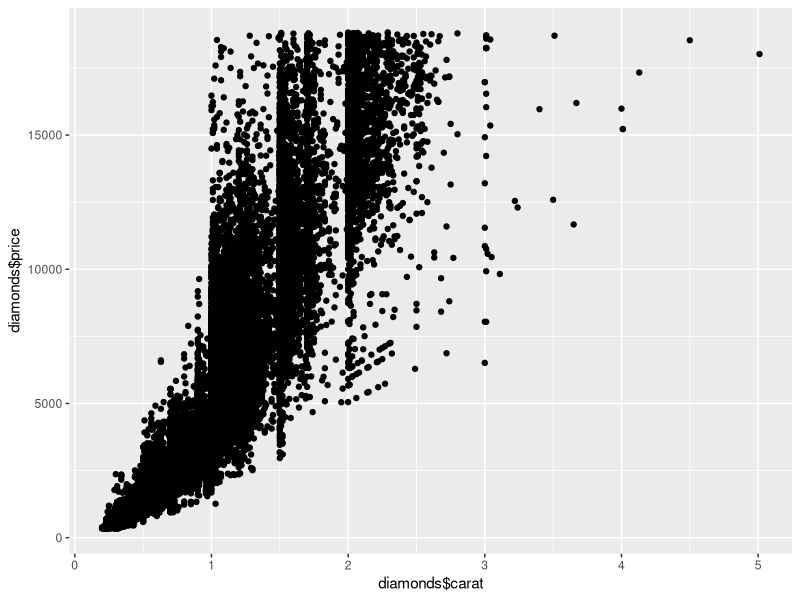
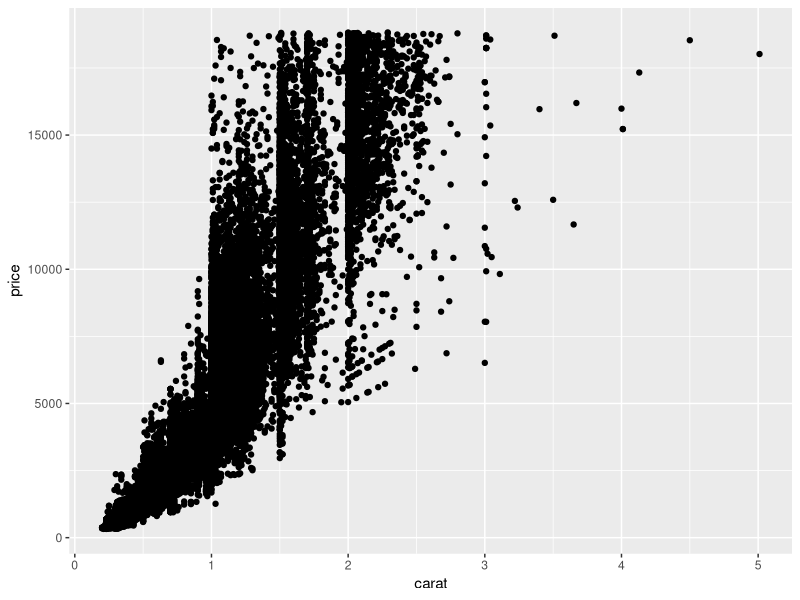
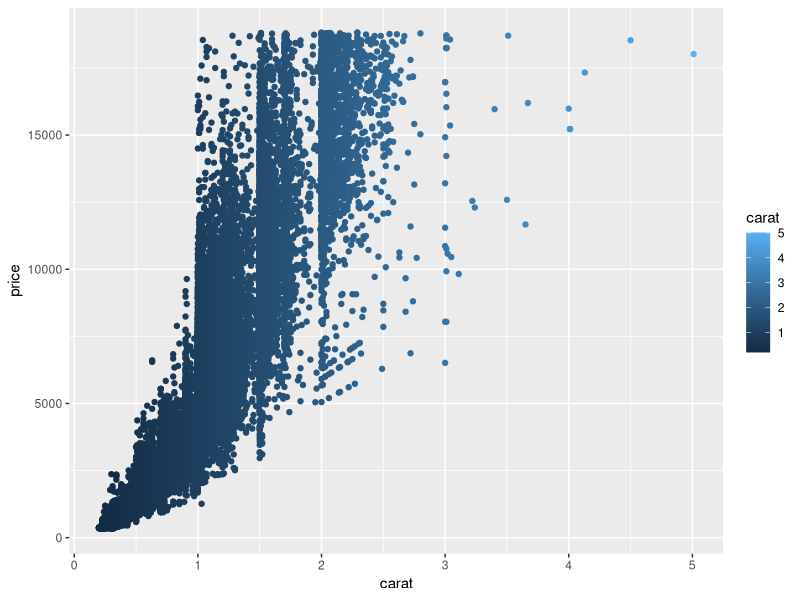
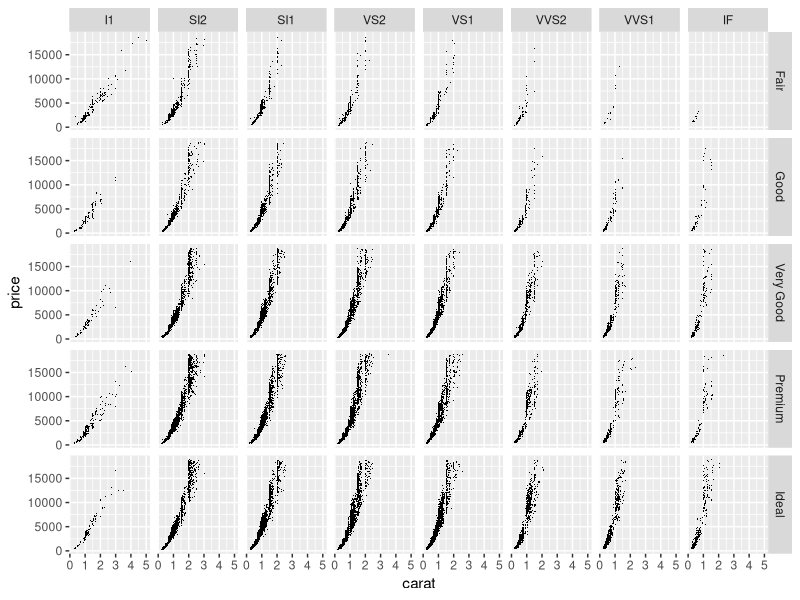
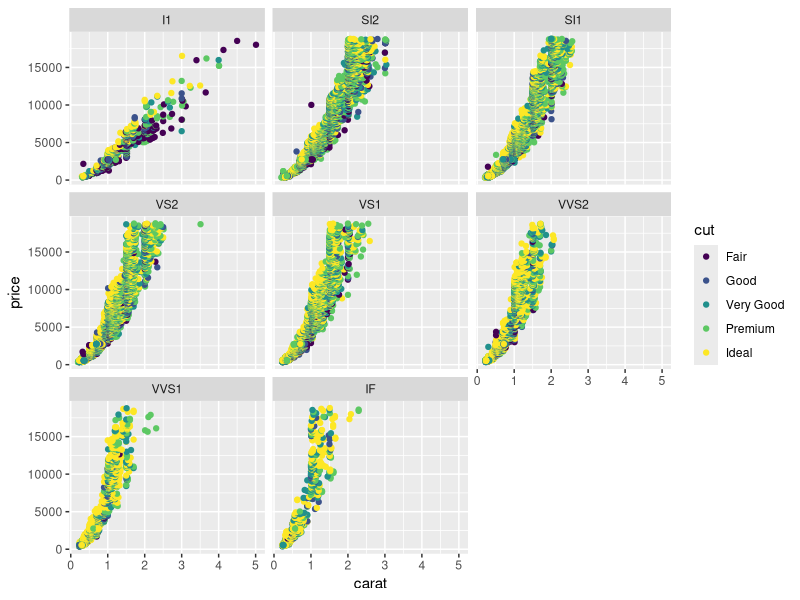

These figures' R source, in order:
## ---- chunk 1
library(tidyverse)
## ---- chunk 2
head(diamonds)
qplot(diamonds$carat, diamonds$price)
## ---- chunk 3

## ---- chunk 4

## ---- chunk 5
d <- ggplot(diamonds, aes(x=carat, y=price)) # first you set the aesthetic and dataset
d + geom_point() # then you add geoms
d + geom_point(aes(colour = carat)) # and you can keep doing this to add layers to the plot
## ---- chunk 6

## ---- chunk 7

## ---- chunk 8

## ---- chunk 9

## ---- chunk 10
ggplot(diamonds, aes(x=carat, y=price)) +
  geom_point(shape = ".") +
  facet_grid(cut ~ clarity) 
## ---- chunk 11

## ---- chunk 12
ggplot(diamonds, aes(x = carat, y = price, col = cut)) + 
  geom_point() + 
  facet_wrap(~clarity) 
